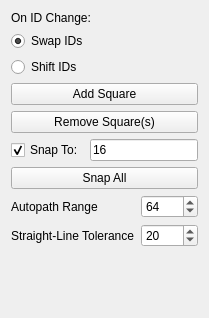
       <widget class="QWidget" name="boardInfoEdit">
        <attribute name="title">
         <string>Toolbox</string>
        </attribute>
        <layout class="QGridLayout" name="gridLayout_3">
         <item row="0" column="0" colspan="2">
          <widget class="QWidget" name="subBoardEdit" native="true">
           <layout class="QGridLayout" name="gridLayout_5">
            <property name="leftMargin">
             <number>0</number>
            </property>
            <property name="topMargin">
             <number>0</number>
            </property>
            <property name="rightMargin">
             <number>0</number>
            </property>
            <property name="bottomMargin">
             <number>0</number>
            </property>
            <item row="20" column="0" colspan="2">
             <widget class="QWidget" name="autoPathCfg" native="true">
              <layout class="QGridLayout" name="gridLayout_4">
               <property name="leftMargin">
                <number>0</number>
               </property>
               <property name="topMargin">
                <number>0</number>
               </property>
               <property name="rightMargin">
                <number>0</number>
               </property>
               <property name="bottomMargin">
                <number>0</number>
               </property>
               <item row="1" column="1">
                <widget class="QSpinBox" name="autopathRange">
                 <property name="value">
                  <number>64</number>
                 </property>
                </widget>
               </item>
               <item row="2" column="0">
                <widget class="QLabel" name="straightLineToleranceLabel">
                 <property name="text">
                  <string>Straight-Line Tolerance</string>
                 </property>
                </widget>
               </item>
               <item row="2" column="1">
                <widget class="QSpinBox" name="straightLineTolerance">
                 <property name="value">
                  <number>20</number>
                 </property>
                </widget>
               </item>
               <item row="1" column="0">
                <widget class="QLabel" name="autopathRangeLabel">
                 <property name="text">
                  <string>Autopath Range</string>
                 </property>
                </widget>
               </item>
              </layout>
             </widget>
            </item>
            <item row="18" column="0" colspan="2">
             <widget class="QPushButton" name="snapAll">
              <property name="text">
               <string>Snap All</string>
              </property>
             </widget>
            </item>
            <item row="17" column="0">
             <widget class="QCheckBox" name="snapToCheck">
              <property name="text">
               <string>Snap To:</string>
              </property>
              <property name="checked">
               <bool>true</bool>
              </property>
              <property name="tristate">
               <bool>false</bool>
              </property>
             </widget>
            </item>
            <item row="0" column="0" colspan="2">
             <widget class="QLabel" name="onIdChangeLabel">
              <property name="text">
               <string>On ID Change:</string>
              </property>
             </widget>
            </item>
            <item row="1" column="0" colspan="2">
             <widget class="QRadioButton" name="swapIDs">
              <property name="text">
               <string>Swap IDs</string>
              </property>
              <property name="checked">
               <bool>true</bool>
              </property>
              <attribute name="buttonGroup">
               <string notr="true">onIDChange</string>
              </attribute>
             </widget>
            </item>
            <item row="10" column="0" colspan="2">
             <widget class="QPushButton" name="removeSquare">
              <property name="text">
               <string>Remove Square(s)</string>
              </property>
              <property name="shortcut">
               <string>Backspace</string>
              </property>
             </widget>
            </item>
            <item row="9" column="0" colspan="2">
             <widget class="QPushButton" name="addSquare">
              <property name="text">
               <string>Add Square</string>
              </property>
              <property name="shortcut">
               <string>Ctrl+E</string>
              </property>
             </widget>
            </item>
            <item row="2" column="0" colspan="2">
             <widget class="QRadioButton" name="shiftIDs">
              <property name="text">
               <string>Shift IDs</string>
              </property>
              <attribute name="buttonGroup">
               <string notr="true">onIDChange</string>
              </attribute>
             </widget>
            </item>
            <item row="17" column="1">
             <widget class="QLineEdit" name="snapTo">
              <property name="text">
               <string>16</string>
              </property>
             </widget>
            </item>
           </layout>
          </widget>
         </item>
         <item row="4" column="0">
          <spacer name="verticalSpacer_3">
           <property name="orientation">
            <enum>Qt::Vertical</enum>
           </property>
           <property name="sizeHint" stdset="0">
            <size>
             <width>20</width>
             <height>40</height>
            </size>
           </property>
          </spacer>
         </item>
         <item row="1" column="0" colspan="2">
          <widget class="QLabel" name="stockPricesLabel">
           <property name="text">
            <string/>
           </property>
          </widget>
         </item>
        </layout>
       </widget>
